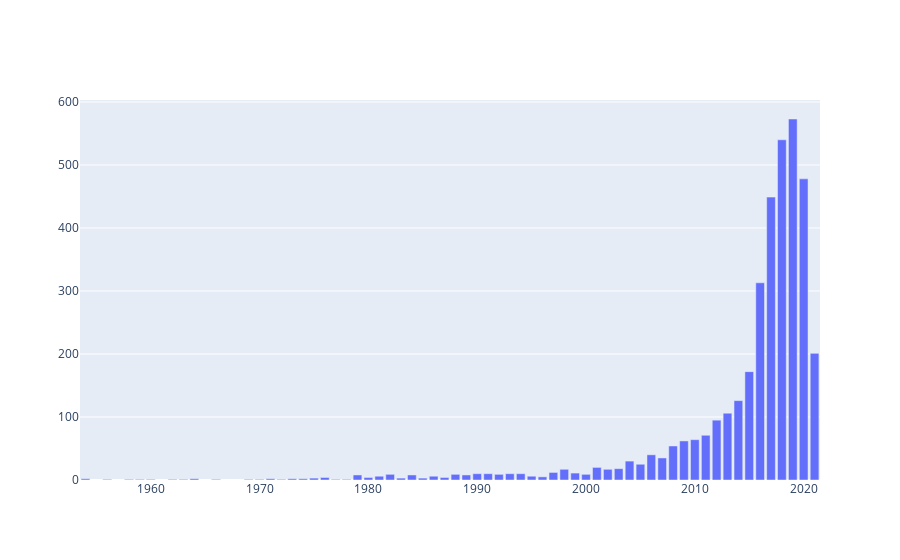

Source (notebook cell):
### Markdown cell above
### Release date

### Code cell
release_year = {}
Netflix_release = data[(data["Netflix"] == 1)]
years = dict(Netflix_release["Year"].value_counts().sort_values())
fig = go.Figure([go.Bar(x=list(years.keys()), y=list(years.values()))])
fig.show()

### Figure 1 — Plotly figure (JSON) as saved in the notebook; plotly's stock layout.template omitted (floating-point values rounded to 4 significant figures)
{"data": [{"x": [1978, 1966, 1959, 1960, 1969, 1956, 1977, 1962, 1972, 1963, 1970, 1958, 1964, 1971, 1954, 1974, 1973, 1975, 1985, 1983, 1976, 1987, 1980, 1996, 1986, 1981, 1995, 1989, 1979, 1984, 1988, 2000, 1992, 1982, 1990, 1993, 1994, 1991, 1999, 1997, 1998, 2002, 2003, 2001, 2005, 2004, 2007, 2006, 2008, 2009, 2010, 2011, 2012, 2013, 2014, 2015, 2021, 2016, 2017, 2020, 2018, 2019], "y": [1, 1, 1, 1, 1, 1, 1, 1, 1, 1, 1, 1, 2, 2, 2, 2, 2, 3, 3, 3, 4, 4, 4, 5, 6, 6, 6, 8, 8, 8, 9, 9, 9, 9, 10, 10, 10, 10, 11, 12, 17, 17, 18, 20, 25, 30, 35, 40, 54, 62, 64, 71, 95, 106, 126, 172, 201, 313, 449, 478, 540, 573], "type": "bar"}], "layout": {}}
